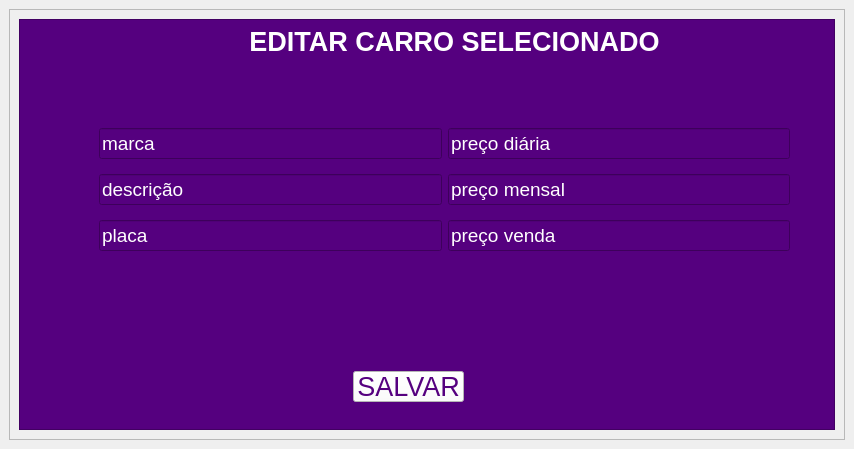
<?xml version="1.0" encoding="UTF-8"?>
<ui version="4.0">
 <class>MainWindow</class>
 <widget class="QMainWindow" name="MainWindow">
  <property name="geometry">
   <rect>
    <x>0</x>
    <y>0</y>
    <width>854</width>
    <height>449</height>
   </rect>
  </property>
  <property name="windowTitle">
   <string>MainWindow</string>
  </property>
  <widget class="QWidget" name="centralwidget">
   <layout class="QGridLayout" name="gridLayout">
    <item row="0" column="1">
     <layout class="QVBoxLayout" name="verticalLayout">
      <item>
       <widget class="QFrame" name="frame">
        <property name="styleSheet">
         <string notr="true">border-color: rgb(85, 0, 127);</string>
        </property>
        <property name="frameShape">
         <enum>QFrame::StyledPanel</enum>
        </property>
        <property name="frameShadow">
         <enum>QFrame::Raised</enum>
        </property>
        <layout class="QGridLayout" name="gridLayout_5">
         <item row="0" column="0">
          <layout class="QGridLayout" name="gridLayout_2">
           <item row="0" column="0">
            <widget class="QFrame" name="frame_2">
             <property name="styleSheet">
              <string notr="true">background-color: rgb(85, 0, 127);
color: rgb(255, 255, 255);</string>
             </property>
             <property name="frameShape">
              <enum>QFrame::StyledPanel</enum>
             </property>
             <property name="frameShadow">
              <enum>QFrame::Raised</enum>
             </property>
             <widget class="QLabel" name="label">
              <property name="geometry">
               <rect>
                <x>220</x>
                <y>10</y>
                <width>431</width>
                <height>25</height>
               </rect>
              </property>
              <property name="font">
               <font>
                <pointsize>20</pointsize>
                <weight>75</weight>
                <bold>true</bold>
                <stylestrategy>PreferAntialias</stylestrategy>
               </font>
              </property>
              <property name="styleSheet">
               <string notr="true"/>
              </property>
              <property name="text">
               <string>EDITAR CARRO SELECIONADO</string>
              </property>
              <property name="alignment">
               <set>Qt::AlignCenter</set>
              </property>
             </widget>
             <widget class="QPushButton" name="salvar">
              <property name="geometry">
               <rect>
                <x>334</x>
                <y>352</y>
                <width>111</width>
                <height>31</height>
               </rect>
              </property>
              <property name="sizePolicy">
               <sizepolicy hsizetype="Minimum" vsizetype="Fixed">
                <horstretch>0</horstretch>
                <verstretch>0</verstretch>
               </sizepolicy>
              </property>
              <property name="minimumSize">
               <size>
                <width>50</width>
                <height>20</height>
               </size>
              </property>
              <property name="maximumSize">
               <size>
                <width>150</width>
                <height>16777215</height>
               </size>
              </property>
              <property name="font">
               <font>
                <pointsize>20</pointsize>
               </font>
              </property>
              <property name="cursor">
               <cursorShape>PointingHandCursor</cursorShape>
              </property>
              <property name="styleSheet">
               <string notr="true">background-color: rgb(255, 255, 255);
color: rgb(85, 0, 127);
               </string>
              </property>
              <property name="text">
               <string>SALVAR</string>
              </property>
             </widget>
             <widget class="QWidget" name="layoutWidget">
              <property name="geometry">
               <rect>
                <x>80</x>
                <y>100</y>
                <width>691</width>
                <height>141</height>
               </rect>
              </property>
              <layout class="QHBoxLayout" name="horizontalLayout">
               <item>
                <layout class="QVBoxLayout" name="verticalLayout_2">
                 <item>
                  <widget class="QLineEdit" name="marca">
                   <property name="font">
                    <font>
                     <pointsize>14</pointsize>
                    </font>
                   </property>
                   <property name="styleSheet">
                    <string notr="true"/>
                   </property>
                   <property name="text">
                    <string>marca</string>
                   </property>
                   <property name="placeholderText">
                    <string>CÓDIGO</string>
                   </property>
                  </widget>
                 </item>
                 <item>
                  <widget class="QLineEdit" name="descricao">
                   <property name="font">
                    <font>
                     <pointsize>14</pointsize>
                    </font>
                   </property>
                   <property name="text">
                    <string>descrição</string>
                   </property>
                   <property name="placeholderText">
                    <string>DESCRIÇÃO</string>
                   </property>
                  </widget>
                 </item>
                 <item>
                  <widget class="QLineEdit" name="placa">
                   <property name="font">
                    <font>
                     <pointsize>14</pointsize>
                    </font>
                   </property>
                   <property name="text">
                    <string>placa</string>
                   </property>
                   <property name="placeholderText">
                    <string>PREÇO DIÁRIA</string>
                   </property>
                  </widget>
                 </item>
                </layout>
               </item>
               <item>
                <layout class="QVBoxLayout" name="verticalLayout_3">
                 <item>
                  <widget class="QLineEdit" name="precodiaria">
                   <property name="font">
                    <font>
                     <pointsize>14</pointsize>
                    </font>
                   </property>
                   <property name="text">
                    <string>preço diária</string>
                   </property>
                   <property name="placeholderText">
                    <string>PREÇO MENSAL</string>
                   </property>
                  </widget>
                 </item>
                 <item>
                  <widget class="QLineEdit" name="precomensal">
                   <property name="font">
                    <font>
                     <pointsize>14</pointsize>
                    </font>
                   </property>
                   <property name="text">
                    <string>preço mensal</string>
                   </property>
                   <property name="placeholderText">
                    <string>PREÇO VENDA</string>
                   </property>
                  </widget>
                 </item>
                 <item>
                  <widget class="QLineEdit" name="precovenda">
                   <property name="font">
                    <font>
                     <pointsize>14</pointsize>
                    </font>
                   </property>
                   <property name="text">
                    <string>preço venda</string>
                   </property>
                   <property name="placeholderText">
                    <string>PREÇO VENDA</string>
                   </property>
                  </widget>
                 </item>
                </layout>
               </item>
              </layout>
             </widget>
            </widget>
           </item>
          </layout>
         </item>
        </layout>
       </widget>
      </item>
     </layout>
    </item>
   </layout>
  </widget>
 </widget>
 <tabstops>
  <tabstop>marca</tabstop>
  <tabstop>descricao</tabstop>
  <tabstop>placa</tabstop>
  <tabstop>precodiaria</tabstop>
  <tabstop>precomensal</tabstop>
  <tabstop>precovenda</tabstop>
  <tabstop>salvar</tabstop>
 </tabstops>
 <resources/>
 <connections/>
</ui>
